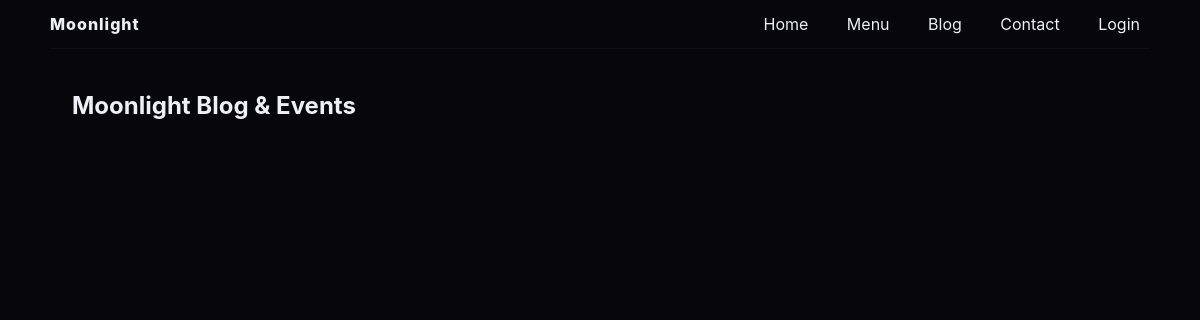
The page /blog.php on the database as committed earlier.
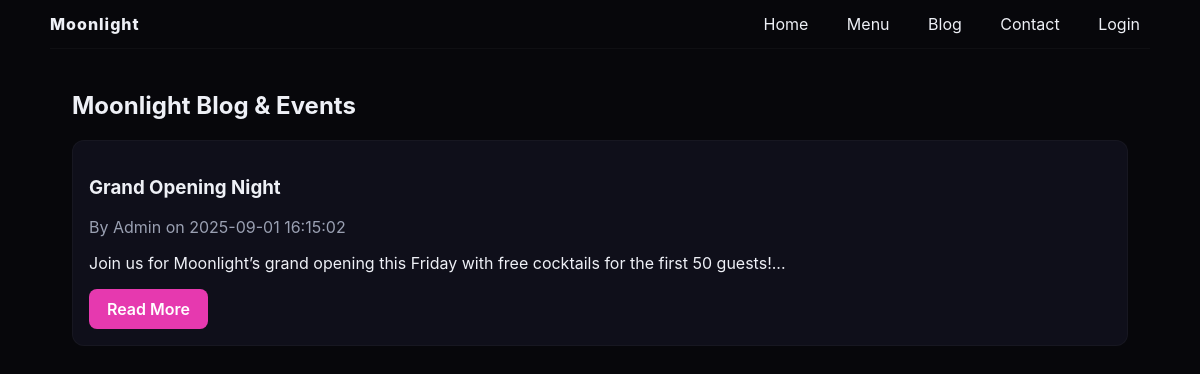
The same page on the database as committed later.
### tables this page shows
CREATE TABLE IF NOT EXISTS blog_posts (
  id INT AUTO_INCREMENT PRIMARY KEY,
  title VARCHAR(200),
  slug VARCHAR(240) UNIQUE,
  content MEDIUMTEXT,
  author_id INT,
  published_at DATETIME NULL,
  created_at DATETIME DEFAULT CURRENT_TIMESTAMP,
  FOREIGN KEY (author_id) REFERENCES users(id)
);

### lib/config.php (called while the page is built, shortened)
<?php
function e($s){ return htmlspecialchars($s ?? '', ENT_QUOTES, 'UTF-8'); }

### public/blog.php (the view, shortened to what this page needs)
<?php
require_once __DIR__ . '/../lib/config.php';
$posts = $pdo->query("SELECT p.*,u.name AS author FROM blog_posts p LEFT JOIN users u ON u.id=p.author_id ORDER BY p.created_at DESC")->fetchAll();
?>
<!doctype html>
<html><head>
<link rel="stylesheet" href="../assets/style.css"></head>
<body>
<header class="site-header container">
  <div class="logo">Moonlight</div>
  <nav class="nav">
    <a href="index.php">Home</a>
    <a href="menu.php">Menu</a>
    <a href="blog.php">Blog</a>
    <a href="contact.php">Contact</a>
    <a href="login.php">Login</a>
  </nav>
</header>
<div class="container" style="padding:22px">
  <h2>Moonlight Blog & Events</h2>
  <?php foreach($posts as $p): ?>
    <div class="card" style="margin-bottom:20px">
      <h3><?= e($p['title']) ?></h3>
      <p class="muted">By <?= e($p['author'] ?? 'Admin') ?> on <?= $p['created_at'] ?></p>
      <p><?= nl2br(e(substr($p['content'],0,200))) ?>...</p>
      <a href="post.php?id=<?= $p['id'] ?>" class="btn">Read More</a>
    </div>
  <?php endforeach; ?>
</div>
</body></html>

### assets/style.css (style rules this page uses)
:root { --bg:#07070b; --card:#0f0f1a; --fg:#eef0f6; --muted:#9aa0b2; --accent:#e639af; }
* { box-sizing:border-box }
body { margin:0;font-family:Inter,system-ui,Segoe UI,Roboto,Arial;background:var(--bg);color:var(--fg);-webkit-font-smoothing:antialiased }
.container { max-width:1100px;margin:0 auto;padding:18px }
.site-header { display:flex;align-items:center;justify-content:space-between;padding:14px 0;border-bottom:1px solid rgba(255,255,255,0.03) }
.logo { font-weight:800;letter-spacing:1px }
.nav a { color:var(--fg);margin-left:14px;text-decoration:none;padding:8px 10px;border-radius:8px }
.btn { display:inline-block;background:var(--accent);color:#fff;padding:10px 18px;border-radius:8px;text-decoration:none;font-weight:600 }
.card { background:var(--card);padding:16px;border-radius:12px;border:1px solid rgba(255,255,255,0.03) }
.muted { color:var(--muted) }

Rows that differ between the two databases and show on the page:
added blog_posts: title "Grand Opening Night", author "Admin", created_at "2025-09-01 16:15:02", content "Join us for Moonlight’s grand opening this Friday with free cocktails for the first 50 guests!"
